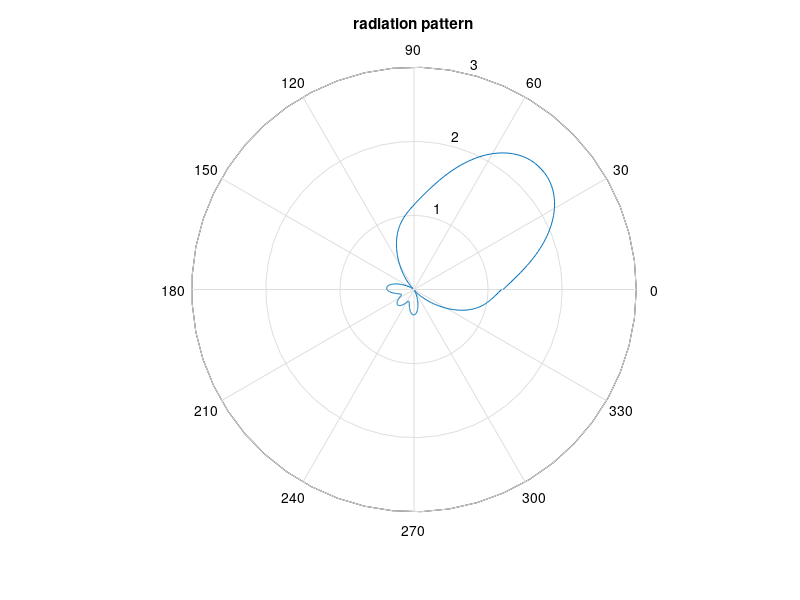

The MATLAB script that drew this image: (Note: this script raises an error after producing the figure.)
clc
clear
close all

load exData.mat % CSI of RX is Bcsi
load('arrayResponseAllnew.mat'); % antenna gain: row: direction, column: antenna mode

% resort mode index according to experiment
[tempind, ind] = max(arrayResponseAll);
[tempind, ind1] = sort(ind);
arrayResponseAll = arrayResponseAll(:,ind1);

figure
polar((0:pi/180:2*pi)',arrayResponseAll(:,45))
title('radiation pattern')

%% AoD ground truth
arrayResponseSet = arrayResponseAll;
arrayResponseSet =  arrayResponseSet';

% a0 = arrayResponseSet\Bcsi;
% AoD estimation code
alpha0 = 0.6;
D = 361;
cvx_begin quiet
variable a0(D) complex
minimize(norm(arrayResponseSet * a0 - Bcsi, 2)  + alpha0 * norm(a0, 1) + (1-alpha0)*norm(a0, 2))
cvx_end

%% AoD estimation
seed = rng;
% save('seedForEx.mat','seed')
numSamples = 40;
modeSet = randperm(361,numSamples);
hSet = Bcsi(modeSet);

arrayResponseSet = arrayResponseAll(:,modeSet);
arrayResponseSet = arrayResponseSet';

% AoD estimation code
% D = 361;
% cvx_begin quiet
% variable a(D) complex
% minimize(norm(a, 1))
% subject to
% arrayResponseSet * a == hSet
% cvx_end

alpha = 0.6;
D = 361;
cvx_begin quiet
variable a(D) complex
minimize(norm(arrayResponseSet * a - hSet, 2)  + alpha * norm(a, 1) + (1-alpha)*norm(a, 2))
cvx_end

figure
plot(abs(a0))
hold on
plot(abs(a))
title('AoD distribution')
legend('ground truth','estimation')

figure
plot(aB,abs(Bcsi))
hold on
% plot(aB,abs(arrayResponseAll.'*a0))
% hold on
plot(aB,abs(arrayResponseAll.'*a)) % predicted CSI
legend({'measured','predicted'},'FontSize',12)
xlim([aB(1) aB(end)])
xlabel('Antenna mode')
ylabel('Magnitude of CSI')
set(gca,'FontSize',12)